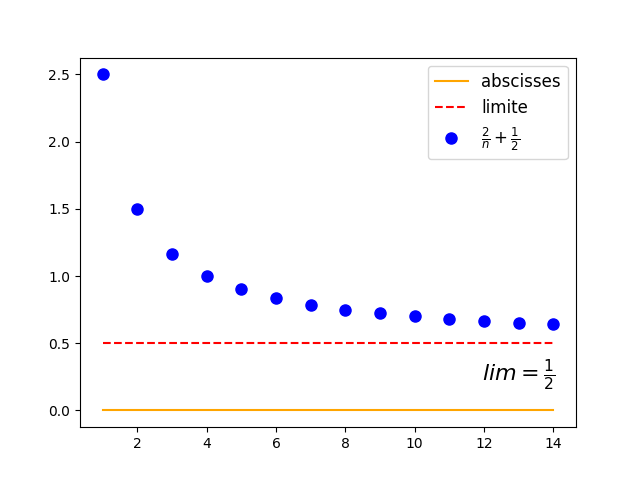

This figure's Python source:
import numpy as np
import matplotlib.pyplot as plt
from scipy.interpolate import interp1d

x = np.arange(1, 15) #intervalle [a;b[ du graphique


y = 2/x + 0.5#courbe

abscisses = 0*x

limite = [0.5 for i in range(14)]

plt.close()

###### abcisses
plt.plot(x, abscisses
            , color="orange"
            , markersize=0
            , label="abscisses")

###### limite

plt.plot(x, limite
            , color="red"
            , markersize=0
            , label="limite"
            , linestyle="dashed")


###### courbe

plt.plot(x, y, marker="o"
            , color="blue"
            , markersize=8
            , label=r'$\frac{2}{n} + \frac{1}{2}$'
            , linestyle="None")


plt.legend(loc='best', fontsize=12)


plt.text(13,0.4,r'$lim = \frac{1}{2}$', fontsize=16, horizontalalignment='center', verticalalignment='top')

plt.savefig(__file__[0:-3]+".png")
